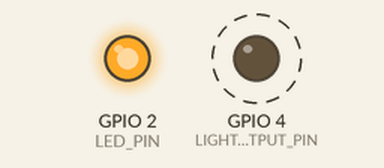
Recording of a sketch running on a simulated ESP8266 (NodeMCU). Parts: output pins drawn as LEDs (lit = HIGH). Dashed ring = blinking. WiFi joins after 1.5 s; servers stay silent unless stated; what the sketch prints to the serial monitor is not drawn.

Above: at 2.2 s.
Timing chart, 0 to 4.5 s (numbered marks = the images above):
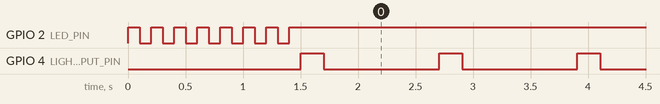

Measured:
- by itself, GPIO 4 (LIGHT_OUTPUT_PIN): alternates HIGH for 0.20 s and LOW for 1.0 s

The sketch:

WebClient.ino
```cpp
/*
 * Connects to webserver at IP declared
 *
 *  Last edit on: 6/11/2017
 *      Author: Igor Avila Amaral de Souza
 */

#include"Util.h"


void setup()
{
  Serial.begin(9600);
  initHardware();
  connectWiFi();
  Serial.println("WiFi connected");
  Serial.println("IP address: ");
  Serial.println(WiFi.localIP());

  setupMDNS();
  Serial.println("DNS OK");
}

void loop()
{

  WiFiClient client;
  //Create a server object with the right IP
  IPAddress server(192, 168, 43, 252);

  //Set output to HIGH
  digitalWrite(LIGHT_OUTPUT_PIN, HIGH);

  //Connect and send a toggle command
  if (client.connect(server, 80)) {
      // Make a HTTP request:
      client.println("/toogle");
      //Clear the output pin to LOW
      digitalWrite(LIGHT_OUTPUT_PIN, LOW);
   } else {
      Serial.println("Fail");
   }

  //Wait 1 second
  delay(1000);
}
```

Util.cpp
```cpp
/*
 * Util.cpp
 *
 * Auxiliary start up and configuration functions
 *
 *  Created on: 1/11/2017
 *      Author: Igor Avila Amaral de Souza
 */


#include "Util.h"

extern IPAddress STATIC_IP(192, 168, 43, 251);
extern IPAddress gateway(192, 168, 43, 1);
extern IPAddress subnet(255, 255, 255, 0);


/* ************************************************** */
/* Method name:      connectWiFi                      */
/* Method description: start and configure a Wifi connection */
/* Input params:     n/a                              */
/* Outpu params:     n/a                              */
/* ************************************************** */
void  connectWiFi()
{

  // config static IP, not necessary for client
  //WiFi.config(STATIC_IP, gateway, subnet);
  // Set WiFi mode to station (as opposed to AP or AP_STA)
  WiFi.mode(WIFI_STA);

  // WiFI.begin([ssid], [passkey]) initiates a WiFI connection
  // to the stated [ssid], using the [passkey] as a WPA, WPA2,
  // or WEP passphrase.
  WiFi.begin(WiFiSSID, WiFiPSK);
  digitalWrite(LIGHT_OUTPUT_PIN, false);
  // Use the WiFi.status() function to check if the ESP8266
  // is connected to a WiFi network.
  while (WiFi.status() != WL_CONNECTED)
  {
    digitalWrite(LED_PIN, !digitalRead(LED_PIN));
    delay(100);
    //Blinks the LED while the board is not connected
  }
}


/* ************************************************** */
/* Method name:      initHardware             */
/* Method description: inititialize pin configurations          */
/* Input params:     n/a                */
/* Outpu params:     n/a                */
/* ************************************************** */
void initHardware()
{
  pinMode(DIGITAL_PIN, INPUT_PULLUP);
  pinMode(LIGHT_OUTPUT_PIN, OUTPUT);
  pinMode(LED_PIN, OUTPUT);
  pinMode(ANALOG_PIN, INPUT);
}


/* ************************************************** */
/* Method name:      setupMDNS             */
/* Method description: start mDNS to resolve host names */
/* Input params:     n/a                */
/* Outpu params:     n/a                */
/* ************************************************** */
bool setupMDNS()
{
  // Call MDNS.begin(<domain>) to set up mDNS to point to
  // "<domain>.local"
  if (!MDNS.begin("thing"))
  {
    return false;
  }
  return true;
}
```

Util.h
```cpp
/*
 * Util.h
 *
 * Auxiliary start up and configuration functions
 *
 *  Created on: 1/11/2017
 *      Author: Igor Avila Amaral de Souza
 */

#ifndef Util_h
#define Util_h

// Includes //

#include "Arduino.h"
#include <ESP8266WiFi.h>
#include <ESP8266mDNS.h>

// WiFi Definitions //
extern IPAddress STATIC_IP;
extern IPAddress gateway;
extern IPAddress subnet;

const char WiFiSSID[] = "SSID";
const char WiFiPSK[] = "Password";

// Pin Definitions //
const int LIGHT_OUTPUT_PIN = 4;
const int LED_PIN = 2; //Onboard led pin
const int ANALOG_PIN = A0; // The only analog pin on the Thing
const int DIGITAL_PIN = 12; // Digital pin to be read

// Methods //

/* ************************************************** */
/* Method name:      connectWiFi                      */
/* Method description: start and configure a Wifi connection */
/* Input params:     n/a                              */
/* Outpu params:     n/a                              */
/* ************************************************** */
void  connectWiFi();

/* ************************************************** */
/* Method name:      initHardware             */
/* Method description: inititialize pin configurations          */
/* Input params:     n/a                */
/* Outpu params:     n/a                */
/* ************************************************** */
void initHardware();

/* ************************************************** */
/* Method name:      setupMDNS             */
/* Method description: start mDNS to resolve host names */
/* Input params:     n/a                */
/* Outpu params:     n/a                */
/* ************************************************** */
bool setupMDNS();

#endif
```
